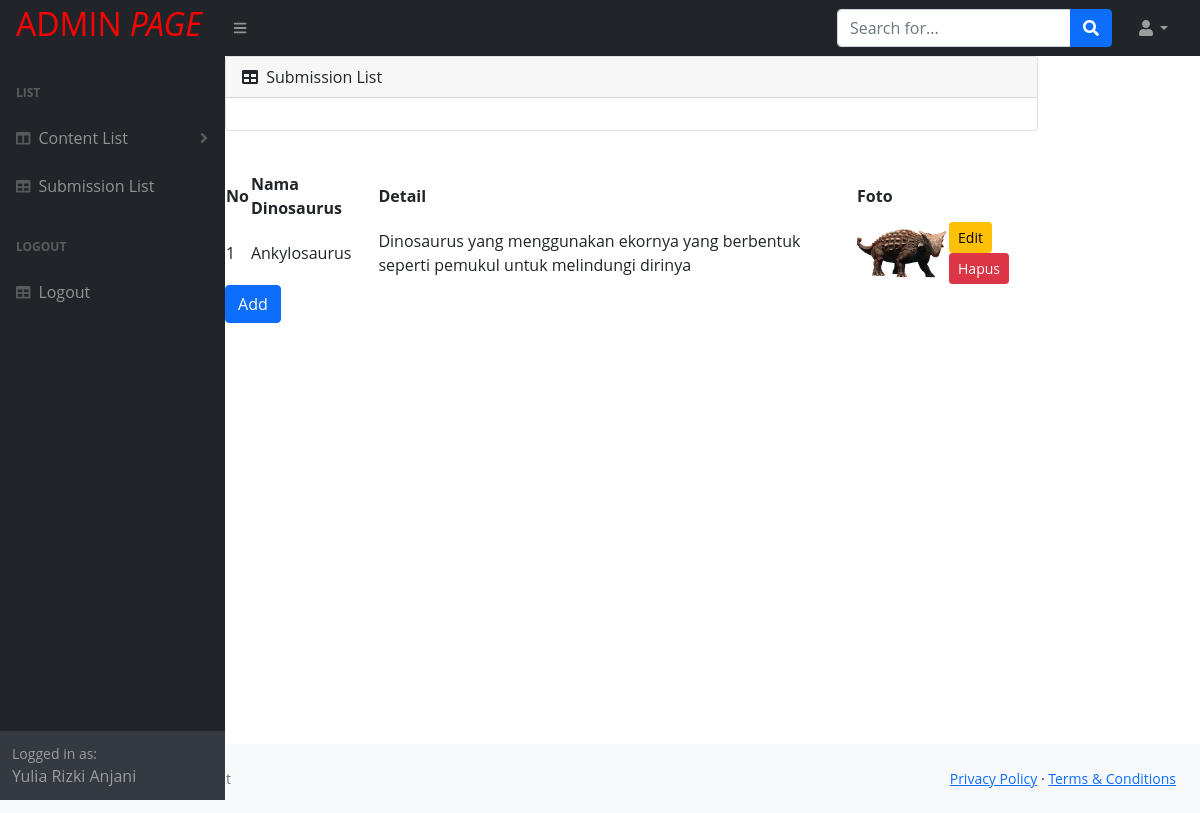
Screenshot of /admin/dino/d-content.php with the database file from the repository.
### tables this page shows
CREATE TABLE `kelam2` (
  `id` int(11) NOT NULL,
  `Nama Dinosaurus` varchar(191) NOT NULL,
  `Detail` varchar(191) NOT NULL,
  `Foto` varchar(191) NOT NULL
);

### admin/dino/d-content.php (the view, shortened to what this page needs)
<?php
include "../../connect.php";
?>
<!DOCTYPE html>
<html lang="en">
<head>
    <link href="https://cdn.jsdelivr.net/npm/simple-datatables@latest/dist/style.css" rel="stylesheet" />
    <link href="../../assets/css/styles.css" rel="stylesheet" />
    <link href="../../assets/css/font-awesome.css" rel="stylesheet" />
    <link href="../../assets/css/custom.css" rel="stylesheet" />
</head>
<body class="sb-nav-fixed">
    <nav class="sb-topnav navbar navbar-expand navbar-dark bg-dark">
        <a class="navbar-brand ps-3" href="index.html">
            <h2>ADMIN <em>PAGE</em></h2>
        </a>
        <button class="btn btn-link btn-sm order-1 order-lg-0 me-4 me-lg-0" id="sidebarToggle" href="#!"><i class="fas fa-bars"></i></button>
        <form class="d-none d-md-inline-block form-inline ms-auto me-0 me-md-3 my-2 my-md-0">
            <div class="input-group">
                <input class="form-control" type="text" placeholder="Search for..." aria-label="Search for..." aria-describedby="btnNavbarSearch" />
                <button class="btn btn-primary" id="btnNavbarSearch" type="button"><i class="fas fa-search"></i></button>
            </div>
        </form>
        <ul class="navbar-nav ms-auto ms-md-0 me-3 me-lg-4">
            <li class="nav-item dropdown">
                <a class="nav-link dropdown-toggle" id="navbarDropdown" href="#" role="button" data-bs-toggle="dropdown" aria-expanded="false"><i class="fas fa-user fa-fw"></i></a>
            </li>
        </ul>
    </nav>
    <div id="layoutSidenav">
        <div id="layoutSidenav_nav">
            <nav class="sb-sidenav accordion sb-sidenav-dark" id="sidenavAccordion">
                <div class="sb-sidenav-menu">
                    <div class="nav">
                        <div class="sb-sidenav-menu-heading">List</div>
                        <a class="nav-link collapsed" href="#" data-bs-toggle="collapse" data-bs-target="#collapseLayouts" aria-expanded="false" aria-controls="collapseLayouts">
                            <div class="sb-nav-link-icon"><i class="fas fa-columns"></i></div>
                            Content List
                            <div class="sb-sidenav-collapse-arrow"><i class="fas fa-angle-down"></i></div>
                        </a>
                        <div>
                            <a class="nav-link" href="../sub-list.php">
                                <div class="sb-nav-link-icon"><i class="fas fa-table"></i></div>
                                Submission List
                            </a>
                        </div>
                        <div class="sb-sidenav-menu-heading">Logout</div>
                        <a class="nav-link" href="../../logout.php">
                            <div class="sb-nav-link-icon"><i class="fas fa-table"></i></div>
                            Logout
                        </a>
                    </div>
                </div>
                <div class="sb-sidenav-footer">
                    <div class="small">Logged in as:</div>
                    Yulia Rizki Anjani
                </div>
            </nav>
        </div>
        <div id="layoutSidenav_content">
            <div class="col-md-10 col-sm-10 col-xs-10">
                <div class="panel panel-default">
                    <div class="panel-body">
                        <div class="table-responsive">
                            <table class="table table-striped table-bordered table-hover">
                                <thead>
                                    <div class="card mb-4">
                                        <div class="card-header">
                                            <i class="fas fa-table me-1"></i>
                                            Submission List
                                        </div>
                                        <div class="card-body">
                                            <table id="datatablesSimple">
                                                <thead>
                                                    <tr>
                                                        <th>No</th>
                                                        <th>Nama Dinosaurus</th>
                                                        <th>Detail</th>
                                                        <th>Foto</th>
                                                    </tr>
                                                </thead>
                                                <tbody>
                                                    <?php
                                                    $result = mysqli_query($conn, "SELECT * FROM kelam2 ORDER BY id ASC");
                                                    ?>
                                                    <?php
                                                    $i = 1;
                                                    while ($data = mysqli_fetch_assoc($result)) {
                                                    ?>
                                                        <tr>
                                                            <td><?= $i ?></td>
                                                            <td><?= $data["Nama Dinosaurus"] ?></td>
                                                            <td><?= $data["Detail"] ?></td>
                                                            <td>
                                                                <img src="../../assets/images/<?= $data["Foto"]; ?>" width="90" alt="...">
                                                            </td>
                                                            <td>
                                                                <a href="dino-a.php?halaman=edit&id=<?= $data["id"]; ?>" class="btn btn-warning btn-sm">Edit</a>
                                                                <a href="dino-a.php?halaman=hapus&id=<?= $data["id"]; ?>" class="btn btn-danger btn-sm" onclick="return confirm('yakin dihapus')">Hapus</a>
                                                            </td>
                                                        </tr>
                                                </tbody>
                                            </table>
                                        </div>
                                    <?php $i++;
                                                    } ?>
                                    <?php if (!isset($_GET["halaman"])) { ?>
                                        <div class="col-md-12 col-sm-12 col-xs-12">
                                            <a href="dino-a.php?halaman=tambah" class="btn btn-primary">Add</a>
                                        </div>
                                    <?php } ?>
                            </table>
                        </div>
                    </div>
                </div>
            </div>
        </div>
    </div>
    <footer class="py-4 bg-light mt-auto">
        <div class="container-fluid px-4">
            <div class="d-flex align-items-center justify-content-between small">
                <div class="text-muted">Copyright &copy; ©2022NatureEvent</div>
                <div>
                    <a href="#">Privacy Policy</a>
                    &middot;
                    <a href="#">Terms &amp; Conditions</a>
                </div>
            </div>
        </div>
    </footer>
</body>
</html>

### assets/css/custom.css (style rules this page uses)
body { font-family: 'Open Sans', sans-serif; }
h2 { color: #f00; }
@media (min-width:768px) { .navbar { border-radius: 0px; } }

### admin/dino/d-content.php (style rules this page uses)
.table { border-collapse: collapse !important; }

### rows the page displays
kelam2: Nama Dinosaurus "Ankylosaurus", Detail "Dinosaurus yang menggunakan ekornya yang berbentuk seperti pemukul untuk melindungi dirinya", Foto (picture)
